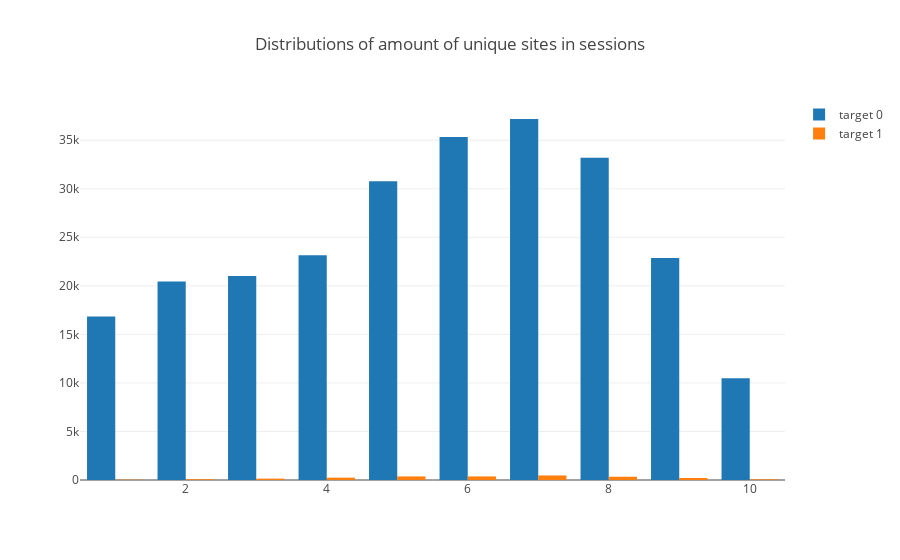

This figure's notebook cell:
### Code cell
data4 = [ go.Bar(
    x=unique_count_sites_df[unique_count_sites_df.target == 0]['nunique_site_count'].value_counts().index,
    y=unique_count_sites_df[unique_count_sites_df.target == 0]['nunique_site_count'].value_counts(),
    name='target 0'
), go.Bar(
    x=unique_count_sites_df[unique_count_sites_df.target == 1]['nunique_site_count'].value_counts().index,
    y=unique_count_sites_df[unique_count_sites_df.target == 1]['nunique_site_count'].value_counts(),
    name='target 1'
)]
layout = {'title': 'Distributions of amount of unique sites in sessions'}
fig = go.Figure(data=data4, layout=layout)
iplot(fig)

### Figure 1 — Plotly figure (JSON) as saved in the notebook; plotly's stock layout.template omitted (floating-point values rounded to 4 significant figures)
{"data": [{"name": "target 0", "type": "bar", "uid": "3ad646", "x": [7, 6, 8, 5, 4, 9, 3, 2, 1, 10], "y": [37185, 35332, 33203, 30763, 23162, 22855, 21004, 20446, 16830, 10484]}, {"name": "target 1", "type": "bar", "uid": "a854d0", "x": [7, 5, 6, 8, 4, 9, 3, 2, 10, 1], "y": [467, 368, 368, 335, 240, 206, 141, 78, 61, 33]}], "layout": {"autosize": true, "title": "Distributions of amount of unique sites in sessions", "xaxis": {"autorange": true, "range": [0.5, 10.5], "type": "linear"}, "yaxis": {"autorange": true, "range": [0, 39140.0], "type": "linear"}}}
